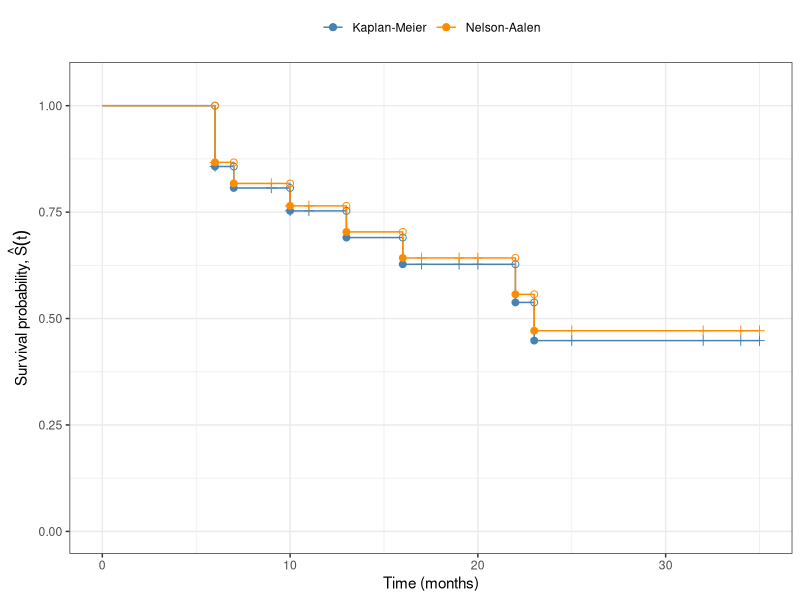
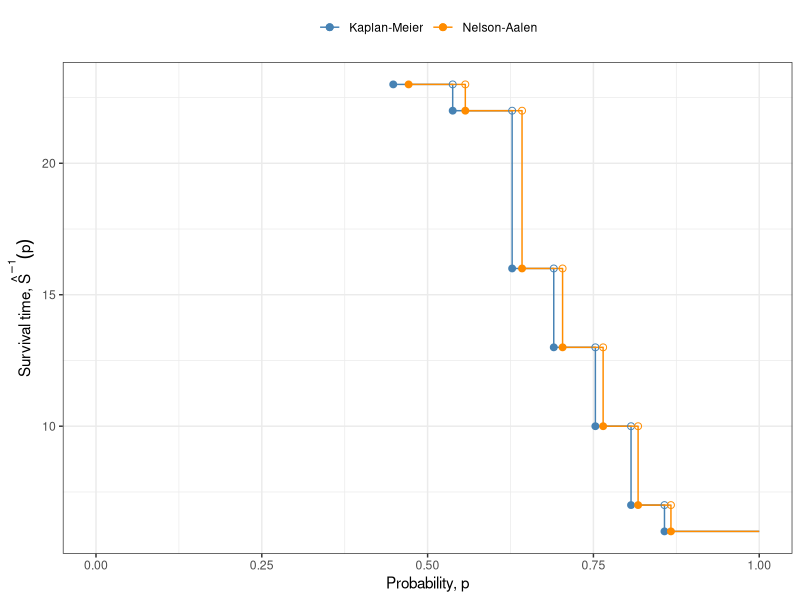

Here is the R script that generated these plots, in order:
## ---- chunk 1
#| code-fold: true
library(KMsurv)
library(dplyr)
library(survival)
data(drug6mp)

km_fit <- drug6mp |>
  mutate(surv = Surv(t2, relapse)) |>
  survfit(formula = surv ~ 1, data = _)

na_fit <- drug6mp |>
  mutate(surv = Surv(t2, relapse)) |>
  survfit(formula = surv ~ 1, type = "fleming-harrington", data = _)

tbl <- tibble(
  time = km_fit$time,
  n.risk = km_fit$n.risk,
  n.event = km_fit$n.event,
  surv_km = km_fit$surv,
  surv_na = na_fit$surv
) |>
  filter(n.event > 0)

library(knitr)
kable(
  tbl,
  digits = 3,
  col.names = c(
    "Time (months)",
    "At risk $r_i$",
    "Events $d_i$",
    "$\\eskmf{t}$",
    "$\\esnaaf{t}$"
  )
)
## ---- chunk 2
#| code-fold: true
library(ggplot2)

surv_steps <- rbind(
  data.frame(
    time = c(0, km_fit$time), surv = c(1, km_fit$surv),
    estimator = "Kaplan-Meier"
  ),
  data.frame(
    time = c(0, na_fit$time), surv = c(1, na_fit$surv),
    estimator = "Nelson-Aalen"
  )
)

cens_marks <- rbind(
  data.frame(
    time = km_fit$time[km_fit$n.censor > 0],
    surv = km_fit$surv[km_fit$n.censor > 0],
    estimator = "Kaplan-Meier"
  ),
  data.frame(
    time = na_fit$time[na_fit$n.censor > 0],
    surv = na_fit$surv[na_fit$n.censor > 0],
    estimator = "Nelson-Aalen"
  )
)

ev_idx_km <- km_fit$n.event > 0
s_after_km <- km_fit$surv[ev_idx_km]
s_before_km <- c(1, head(s_after_km, -1))
ev_idx_na <- na_fit$n.event > 0
s_after_na <- na_fit$surv[ev_idx_na]
s_before_na <- c(1, head(s_after_na, -1))

open_surv <- rbind(
  data.frame(time = km_fit$time[ev_idx_km], surv = s_before_km, estimator = "Kaplan-Meier"),
  data.frame(time = na_fit$time[ev_idx_na], surv = s_before_na, estimator = "Nelson-Aalen")
)
closed_surv <- rbind(
  data.frame(time = km_fit$time[ev_idx_km], surv = s_after_km, estimator = "Kaplan-Meier"),
  data.frame(time = na_fit$time[ev_idx_na], surv = s_after_na, estimator = "Nelson-Aalen")
)

ggplot(surv_steps, aes(x = time, y = surv, color = estimator)) +
  geom_step() +
  geom_point(data = cens_marks, shape = 3, size = 2, show.legend = FALSE) +
  geom_point(data = open_surv, shape = 1, size = 2) +
  geom_point(data = closed_surv, shape = 19, size = 2) +
  scale_color_manual(
    values = c("Kaplan-Meier" = "steelblue", "Nelson-Aalen" = "darkorange")
  ) +
  coord_cartesian(ylim = c(0, 1.05)) +
  labs(x = "Time (months)", y = expression("Survival probability, " * hat(S)(t)), color = NULL) +
  theme_bw() +
  theme(legend.position = "top")
## ---- chunk 3
#| code-fold: true

ev_km <- km_fit$n.event > 0
t_ev_km <- km_fit$time[ev_km]
s_ev_km <- km_fit$surv[ev_km]

ev_na <- na_fit$n.event > 0
t_ev_na <- na_fit$time[ev_na]
s_ev_na <- na_fit$surv[ev_na]

isf_steps <- rbind(
  data.frame(
    p = c(1, s_ev_km), t = c(t_ev_km[1], t_ev_km),
    estimator = "Kaplan-Meier"
  ),
  data.frame(
    p = c(1, s_ev_na), t = c(t_ev_na[1], t_ev_na),
    estimator = "Nelson-Aalen"
  )
)
isf_steps <- isf_steps[order(isf_steps$estimator, isf_steps$p), ]

open_isf <- rbind(
  data.frame(p = head(s_ev_km, -1), t = tail(t_ev_km, -1), estimator = "Kaplan-Meier"),
  data.frame(p = head(s_ev_na, -1), t = tail(t_ev_na, -1), estimator = "Nelson-Aalen")
)
closed_isf <- rbind(
  data.frame(p = s_ev_km, t = t_ev_km, estimator = "Kaplan-Meier"),
  data.frame(p = s_ev_na, t = t_ev_na, estimator = "Nelson-Aalen")
)

ggplot(isf_steps, aes(x = p, y = t, color = estimator)) +
  geom_step() +
  geom_point(data = open_isf, shape = 1, size = 2) +
  geom_point(data = closed_isf, shape = 19, size = 2) +
  scale_color_manual(
    values = c("Kaplan-Meier" = "steelblue", "Nelson-Aalen" = "darkorange")
  ) +
  coord_cartesian(xlim = c(0, 1)) +
  labs(x = "Probability, p", y = expression("Survival time, " * hat(S)^{-1}*(p)), color = NULL) +
  theme_bw() +
  theme(legend.position = "top")
## ---- chunk 4
#| code-fold: show
quantile(km_fit, probs = 0.5)
## ---- chunk 5
#| code-fold: show
quantile(na_fit, probs = 0.5)
